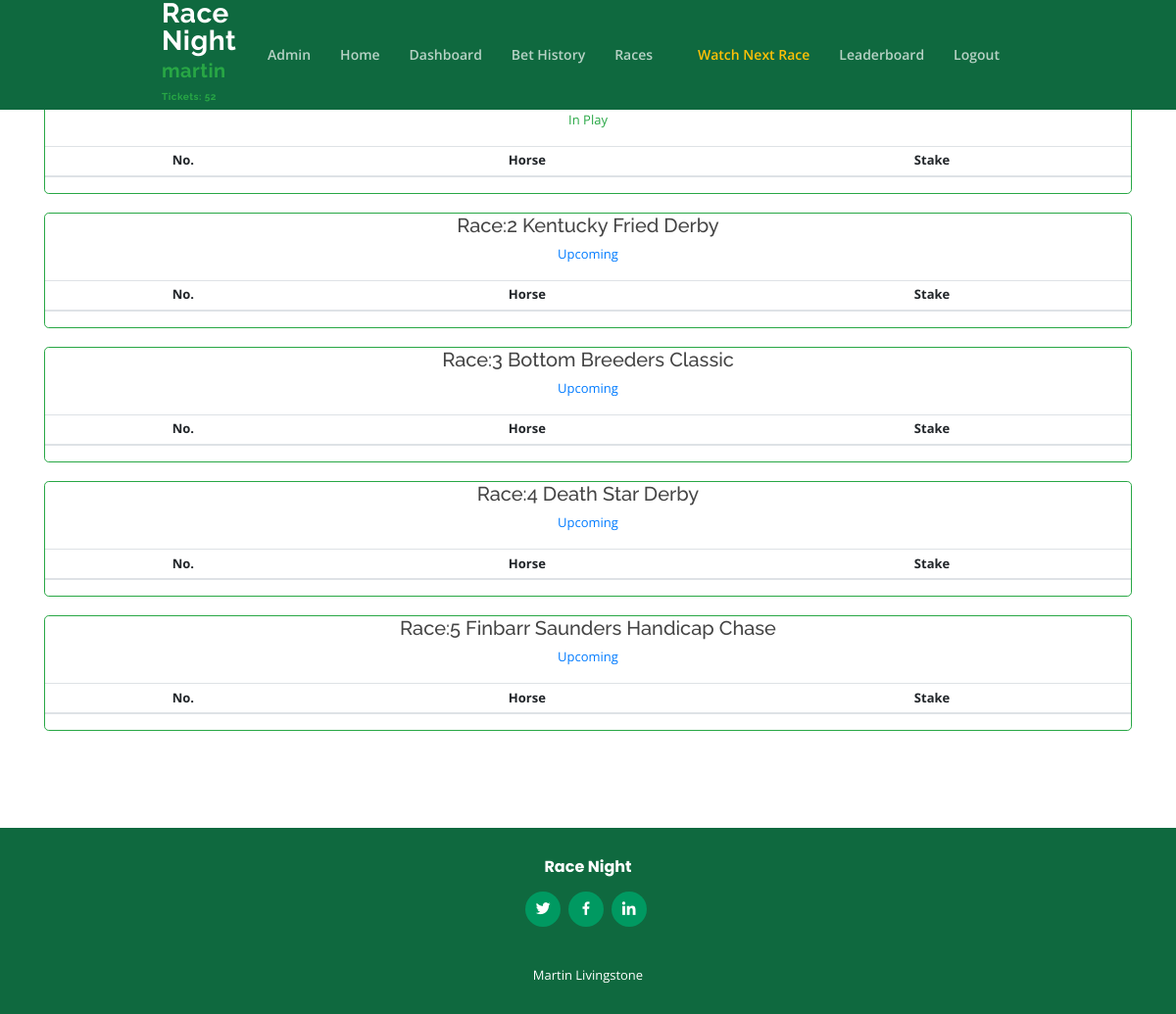
The app's page /bethistory/ (signed in) with its own data.
### accounts/models.py (models this page shows, shortened)
class Profile(models.Model):
    user = models.OneToOneField(User, on_delete=models.CASCADE)
    cash = models.PositiveIntegerField(default=20)

### races/models.py (models this page shows, shortened)
class Race(models.Model):
    STATUS = (
        ('Upcoming', 'Upcoming'),
        ('In Play', 'In Play'),
        ('No More Bets', 'No More Bets'),
        ('Finished', 'Finished')
        )
    number = models.PositiveIntegerField()
    name = models.CharField(max_length=100)
    srcyoutube = models.CharField(max_length=200, null=True)
    status = models.CharField(max_length=200, null=True, choices=STATUS)

### racenight/views.py (the view)
# urls.py: path('bethistory/', views.betHistory, name="bethistory"),
@login_required
def betHistory(request):
    races = Race.objects.all()
    bets = Bet.objects.filter(user=request.user)
    context = {'races':races, 'bets':bets}
    return render(request, 'bet_history.html', context)

### racenight/context_processors.py (called while the page is built, shortened)
def get_race_numbers(request):
    race_ID = []
    races = Race.objects.all().order_by('number')
    for race in races:
        race_ID.append(race.id)
    if races:
        context = { 'race_one':     race_ID[0],
                    'race_two':     race_ID[1],
                    'race_three':   race_ID[2],
                    'race_four':    race_ID[3],
                    'race_five':    race_ID[4],}
    else:
       context = { 'race_one':     1,
                    'race_two':     2,
                    'race_three':   3,
                    'race_four':    4,
                    'race_five':    5,}
    return context

def get_race_status(request):
    race_status = []
    races = Race.objects.all().order_by('number')
    for race in races:
        race_status.append(race.status)
    if races:
        context = { 'race_status_one':     race_status[0],
                    'race_status_two':     race_status[1],
                    'race_status_three':   race_status[2],
                    'race_status_four':    race_status[3],
                    'race_status_five':    race_status[4],
    }
    return context

### templates/bet_history.html (shortened to what this page needs)
{% extends "base.html" %}
{% block content %}
    {% for race in races %}
    <div class="text-center border border-success rounded-lg">
    <h5>Race:{{ race.number}} {{ race.name }}</h5>
    {% if race.status == 'Finished' %}
    <p class='text-danger'> {{ race.status }}</p>
    {% elif race.status == 'In Play' %}
    <p class='text-success'> {{ race.status }}</p>
    {% elif race.status == 'No More Bets' %}
    <p class='text-warning'> {{ race.status }}</p>
    {% else %}
    <p class='text-primary'> {{ race.status }}</p>
    {% endif %}
    <table class="table table-condensed table-striped table-sm ">
        <thead>
            <tr>
                <th>No.</th>
                <th>Horse</th>
                <th>Stake</th>
            </tr>
        </thead>
    </table>
    </div>
    <br>
    {% endfor %}
{% endblock %}

### templates/base.html (shortened to what this page needs)
<!DOCTYPE html>
<html lang="en">
<head>
  <link href="/static/css/bootstrap.min.css" rel="stylesheet">
  <link href="/static/fonts/icofont.min.css" rel="stylesheet">
  <link href="/static/css/assets/boxicons/css/boxicons.min.css" rel="stylesheet">
  <link href="/static/css/assets/remixicon/remixicon.css" rel="stylesheet">
  <link href="/static/css/style.css" rel="stylesheet">
  <link href="/static/css/racenight.css" rel="stylesheet">
</head>
<body>
  <header id="header" class="fixed-top ">
    <div class="container-fluid">
      <div class="row justify-content-center">
        <div class="col-xl-9 d-flex align-items-center justify-content-between">
          {% if user.is_authenticated %}
          <h1 class="logo"><a href="{% url 'frontpage' %}">Race Night </a>
          <a href="{% url 'maindashboard' %}"><span class='text-success'  style='font-size:20px'>{{ user }}
          <sup class='text-success' style='font-size:10px'>Tickets: {{ user.profile.cash }}</sup></span></a>
          </h1>
          <nav class="nav-menu d-none d-lg-block">
            <ul>
              {% if user.is_superuser %}
              <li><a href="{% url 'admin:index' %}">Admin</a></li>
              {% endif %}
              <li><a href="{%url 'frontpage' %}">Home</a></li>
              <li><a class="nav-link" href="{% url 'maindashboard' %}">Dashboard</a></li>
              <li><a class="nav-link" href="{% url 'bethistory' %}">Bet History</a></li>
              <li class="drop-down"><a href="">Races</a>
              </li>
              <li><a class="nav-link text-warning" href="{% url 'races:watchnextrace'%}">Watch Next Race</a></li>
              <li><a href="{% url 'races:leaderboard' %}">Leaderboard</a></li>
              <li><a class="nav-link" href="{% url 'logout' %}">Logout</a></li>
            </ul>
          </nav>
          {% endif %}
        </div>
      </div>
    </div>
  </header>
  <main id="main">
    <section id="services" class="dashboard">
      <div class="container">
        {% block content %}
        {% endblock %}
      </div>
    </section>
  </main>
   <footer id="footer">
    <div class="container">
      <h3>Race Night</h3>
      <div class="social-links">
        <a href="https://twitter.com/MartLivingstone" class="twitter"><i class="bx bxl-twitter"></i></a>
        <a href="https://www.facebook.com/martin.livingstone.5011/" class="facebook"><i class="bx bxl-facebook"></i></a>
        <a href="https://www.linkedin.com/in/martinlivingstone/" class="linkedin"><i class="bx bxl-linkedin"></i></a>
      </div>
      <div class="credits">
        Martin Livingstone</a>
      </div>
    </div>
  </footer>
</body>
</html>

### static/css/style.css (style rules this page uses)
body { font-family: "Open Sans", sans-serif; color: #444444; }
a { color: #009961; }
h1, h2, h3, h4, h5, h6 { font-family: "Raleway", sans-serif; }
#header { z-index: 997; background: #0f693f; }
#header .logo { font-size: 28px; margin: 0; padding: 0; line-height: 1; font-weight: 700; letter-spacing: 0.5px; }
#header .logo a { color: #fff; }
.nav-menu ul { margin: 0; padding: 0; list-style: none; }
.nav-menu > ul { display: flex; }
.nav-menu > ul > li { position: relative; white-space: nowrap; margin: 0 12px; }
.nav-menu a { display: block; position: relative; color: rgba(255, 255, 255, 0.7); transition: 0.3s; font-size: 14px; padding: 25px 3px; font-weight: 600; font-family: "Open Sans", sans-serif; }
.nav-menu > ul > li > a:before { content: ""; position: absolute; width: 100%; height: 2px; bottom: -2px; left: 0; background-color: #009961; visibility: hidden; width: 0px; transition: all 0.3s ease-in-out 0s; }
.nav-menu .drop-down > a:after { content: "\ea99"; font-family: IcoFont; padding-left: 5px; }
.mobile-nav { position: fixed; top: 55px; right: 15px; bottom: 15px; left: 15px; z-index: 9999; overflow-y: auto; background: #fff; transition: ease-in-out 0.2s; opacity: 0; visibility: hidden; border-radius: 10px; padding: 10px 0; }
.mobile-nav * { margin: 0; padding: 0; list-style: none; }
.mobile-nav a { display: block; position: relative; color: #282828; padding: 10px 20px; font-weight: 500; outline: none; }
.mobile-nav .drop-down > a:after { content: "\ea99"; font-family: IcoFont; padding-left: 10px; position: absolute; right: 15px; }
.mobile-nav .drop-down > a { padding-right: 35px; }
section { padding: 80px 0; overflow: hidden; }
.dashboard { font-size: 13px; }
.dashboard .table { font-size: 13px; }
#footer { background: #0f693f; color: #fff; font-size: 14px; text-align: center; padding: 30px 0; }
#footer h3 { font-size: 16px; font-weight: 700; color: #fff; position: relative; font-family: "Poppins", sans-serif; padding: 0; margin: 0 0 15px 0; }
#footer .social-links { margin: 0 0 40px 0; }
#footer .social-links a { font-size: 18px; display: inline-block; background: #009961; color: #fff; line-height: 1; padding: 8px 0; margin-right: 4px; border-radius: 50%; text-align: center; width: 36px; height: 36px; transition: 0.3s; }
#footer .credits { font-size: 13px; }

### static/css/racenight.css (style rules this page uses)
.table-condensed { font-size: 14px; }
div, iframe { display:block; margin: 0 auto; }

### records on screen
Race: status "In Play"
Race: number "2", name "Kentucky Fried Derby", status "Upcoming"
Race: number "3", name "Bottom Breeders Classic", status "Upcoming"
Race: number "4", name "Death Star Derby", status "Upcoming"
Race: number "5", name "Finbarr Saunders Handicap Chase", status "Upcoming"

### other values on screen
{{ user }} "martin"
{{ user.profile.cash }} "52"
